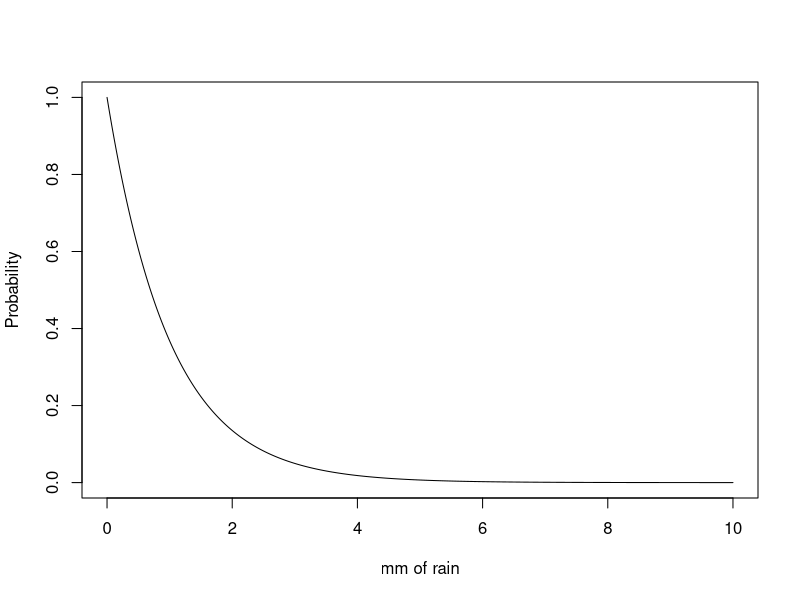
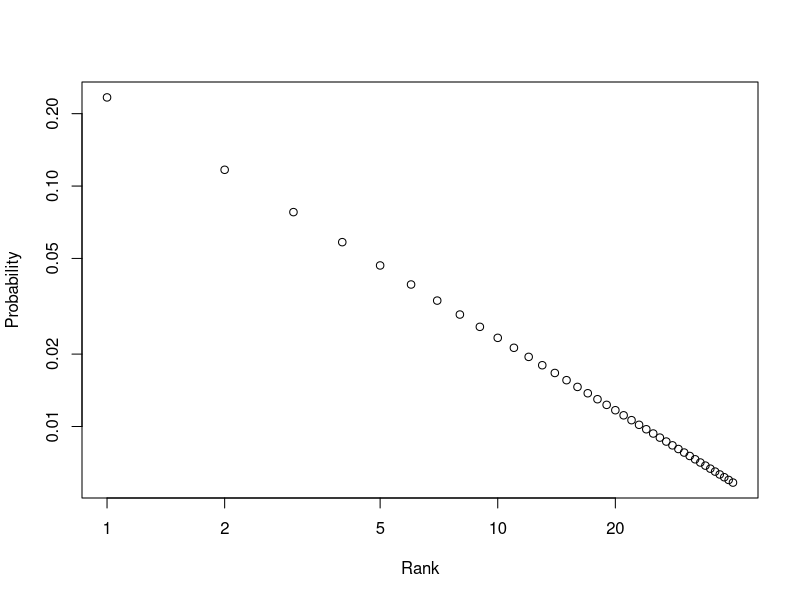
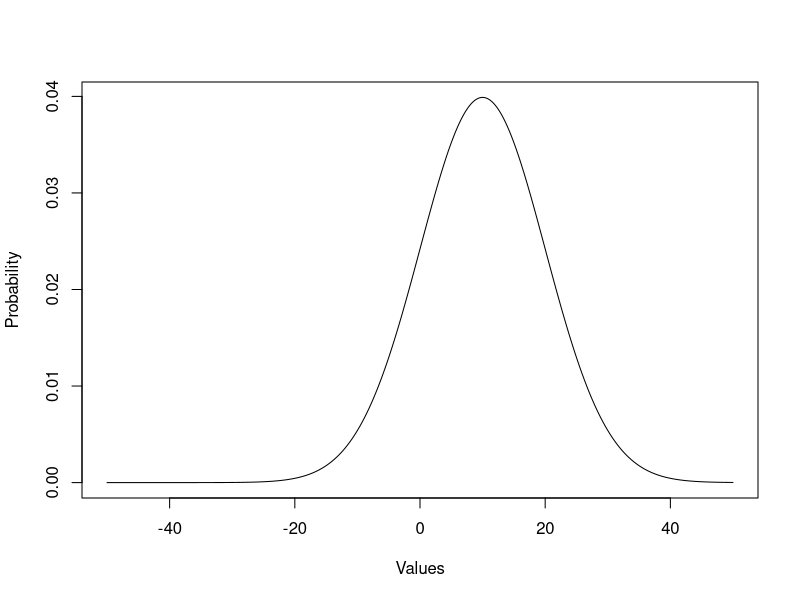

Generate these figures, in order, with R:
## ---- chunk 1
x<-seq(0,10,0.01)
plot(x=x,y=exp(-x),type="l",xlab="mm of rain",ylab="Probability")
## ---- chunk 2
x<-seq(1,40)
norm<-sum(1/x)
plot(x=x,y=1/(x*norm),xlab="Rank",ylab="Probability",log="xy")
## ---- chunk 3
x<- seq(-50,50,length=1000)
y<-dnorm(x,mean=10,sd=10)
plot(x,y, type="l", lwd=1,xlab="Values",ylab="Probability")
